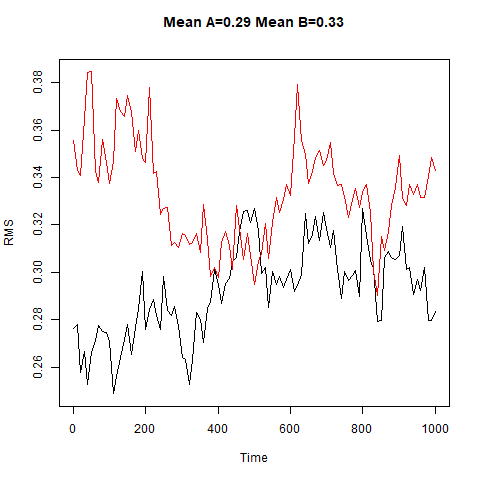

Write R code to recreate this figure.
p <- read.table("prot.dat",header=T)
png("plot_two.png")
ymin <- min(p$A, p$B)
ymax <- max(p$A, p$B)
mA <- mean(p$A)
mB <- mean(p$B)
title <- sprintf("Mean A=%4.2f Mean B=%4.2f\n",mA,mB)
plot(p$A~p$T, type="l",ylim=c(ymin,ymax),main=title,ylab="RMS",xlab="Time")
lines(p$B~p$T, col=2)
x<-dev.off()
